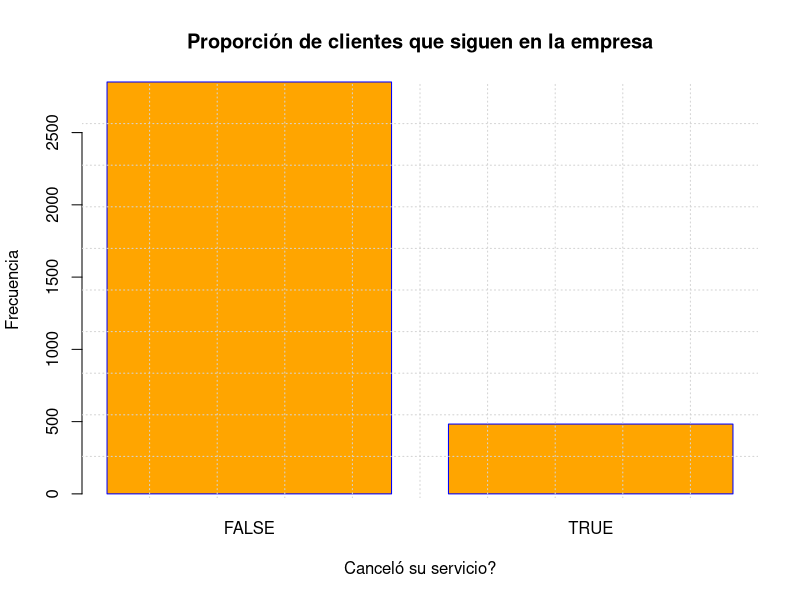
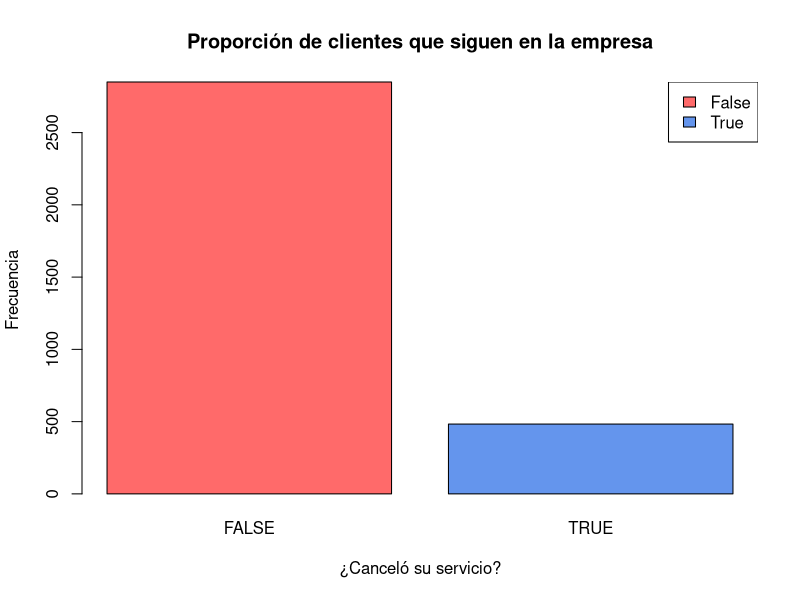
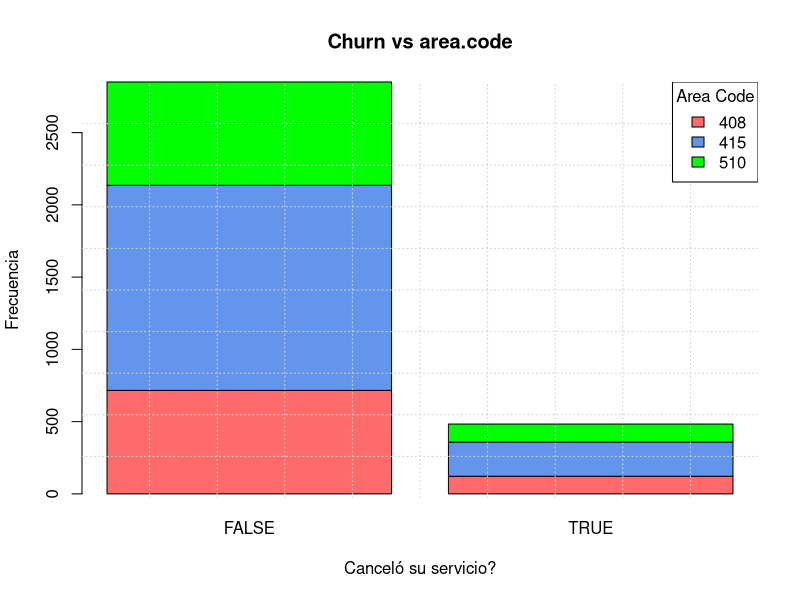
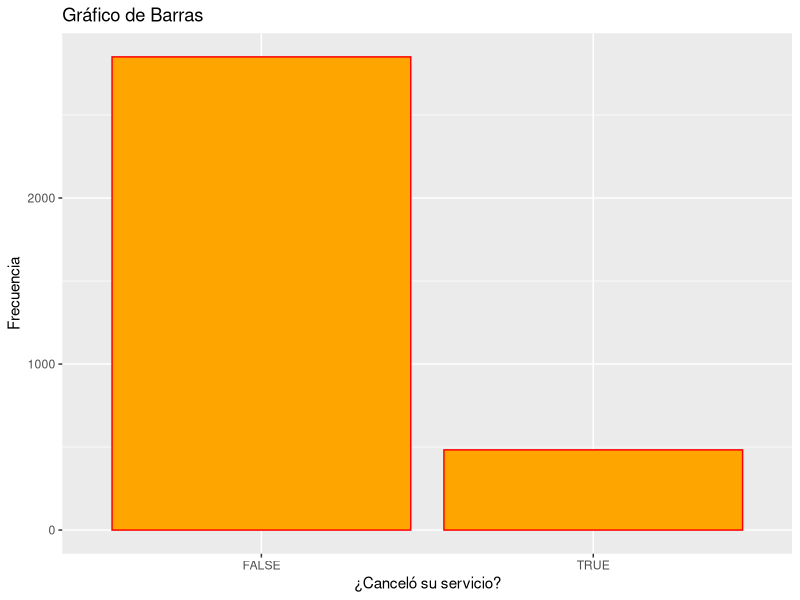
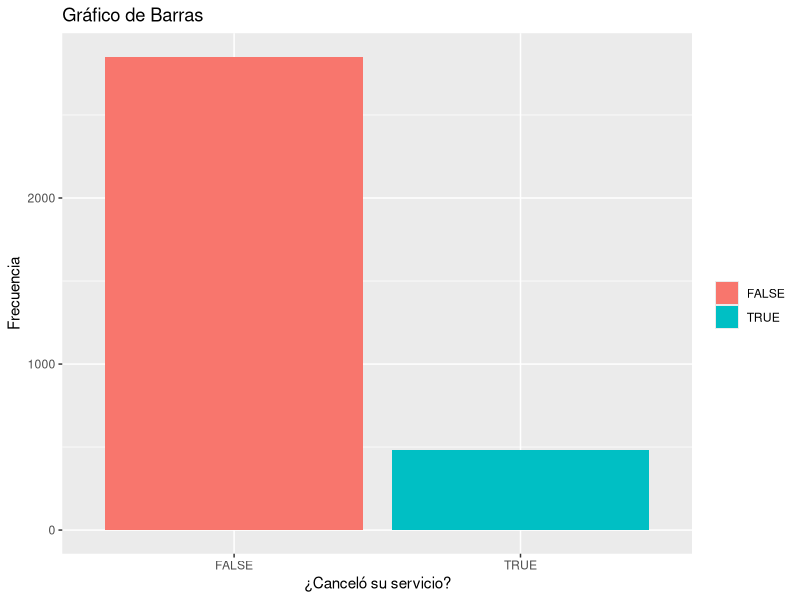
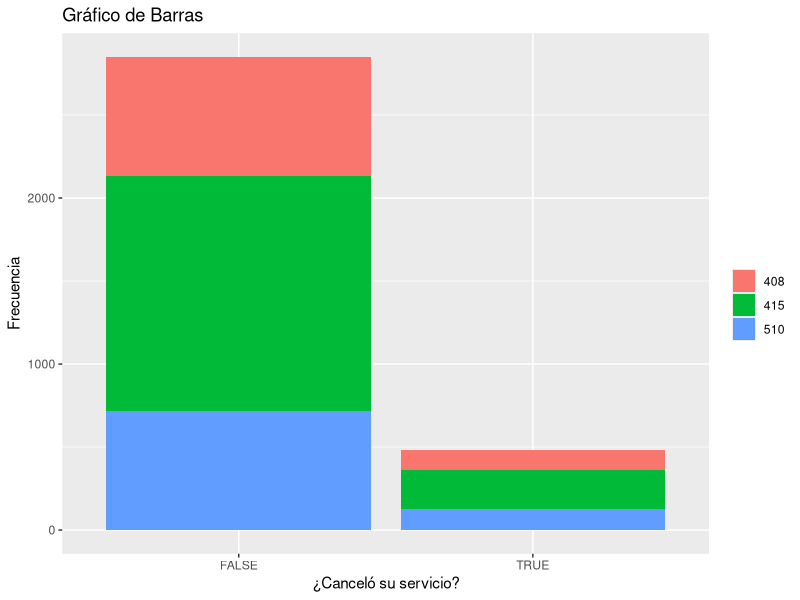
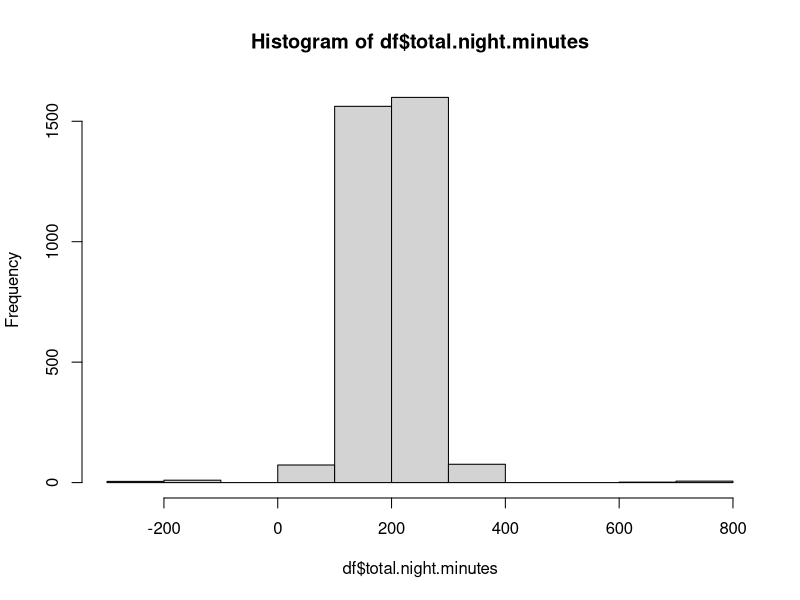
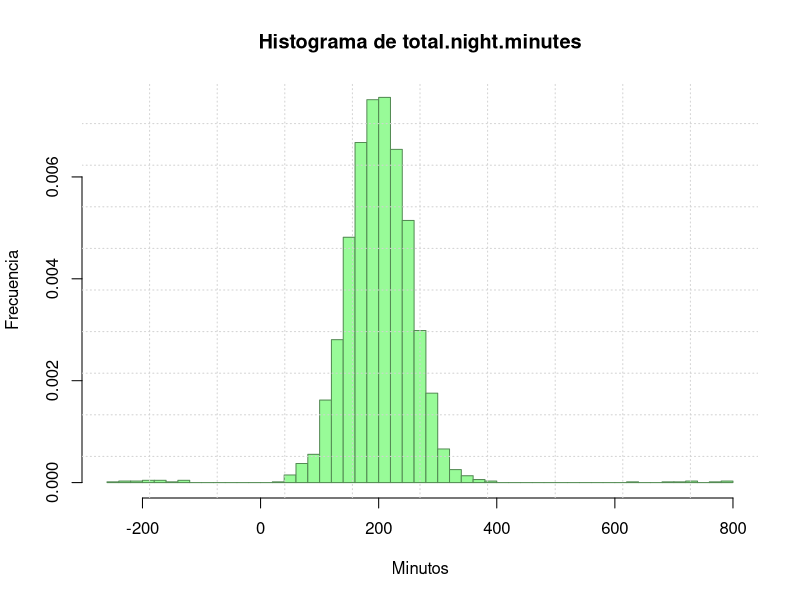

R code for these plots, in order: (Note: this script raises an error after producing the figures.)

    # ############################################################################
    #                       Martes 09 de Marzo 2021 
    #                       Ayudantia con Sergio
    #                    Enfoque hacia la Ciencia de Datos
    # #############################################################################
    
    setwd("C:/Users/GOMEZ/Documents/Ciencias/Inferencia/Estadistica_I/Intro_Data_Science")
    df <- read.csv("telecom.csv")
    
    dim(df) #Tamaño de la tabla # filas, columnas
    colnames(df) #Nombre de las columnas
    categoricas <- c('state', 'area.code', 'internacional.plan', 'voice.mail', 'churn')
    continuas <- c("account.length", 'number.vmail.messages', 'total.day.minutes', 
                   "total.day.calls", "total.day.charge", "total.eve.minutes", 
                   "total.eve.calls", "total.eve.charge", "total.night.minutes", 
                   "total.night.calls", "total.night.charge", "total.intl.minutes", 
                   "total.intl.calls", "total.intl.charge", "customer.service.calls")
    
    sum(duplicated(df))
    
    # Llenar espacios vacíos con NAs
    for(i in colnames(df)){
        df[i][df[i] == ""] = NA
    }


    # Contar la proporción de NAs para cada variable
    # Creamos un nuevo df vacio
    completitud = data.frame() 
    
    for (i in 1:length(colnames(df))) {
        
        #Para cada variable, la pondremos como renglón en la columna de variable, 
        #y pondremos su porcentaje en la columna de completitud.
        completitud[i,'variable'] = colnames(df)[i] #renglón i, columna variable
        completitud[i, 'completitud'] = (sum(is.na(df[,i]))/dim(df)[1])*100
    }
    
    View(completitud)
    
    
    # ##########################################################################
    # 12 de Marzo 2021 
    # Quitamos las variables que tienen más del 20% de los missing values
    
    # Revisar codigo....
    # 
    
    
    table(df$state)
    
    #===================================================================
    #  GRAFICOS
    
    
    # VARIABLES CATEGÓRICAS
    
    # Grafico de Barras
    #-----------------------------------------------
    # Variable churn: nos dice si dejaron la empresa o no
    # False = Siguen en la empresa
    # TRUE = Dejaron la empresa
    # Veamos la porporción de clientes que se mantienen con la empresa
    # Guardamos la tala de frecuencias:
    
    churn_table <- table(df$churn)
    churn_table    
    barplot(churn_table,main = "Proporción de clientes que siguen en la empresa",
            xlab = "Canceló su servicio?", ylab = "Frecuencia", 
            col = "orange", border = "blue")   
    # Vamos a cuadricular el canva:
    grid(10)
    
    # Coloreamos por respuesta:
    barplot(churn_table,main = "Proporción de clientes que siguen en la empresa",
            xlab = "¿Canceló su servicio?", ylab = "Frecuencia", 
            col = c("indianred1","cornflowerblue")) 
    
    # En la leyenda(Posición donde se quiera, name, fill( le pone los colores para las etiquetas))
    legend(x = "topright", legend = c("False", "True"), fill =  c("indianred1","cornflowerblue"))
    
    
    #-------------------------------------------------
    
    # Nota: para identificar automoaticamente nuestros colores y no hacerlo manual y evitar equivocarnos,
    # Creamos una pañeta de colores o un vector que contenga lo colores que queremos:
    colores = c("indianred1","cornflowerblue", "green")
    
    # Variable: area.code
    table(df$area.code)
    churn_area.code <- table(df$area.code, df$churn)
    churn_area.code #Hay 3 areas ( 408, 415, 510)
    
    # Veamos la proporción de cada area:

    barplot(churn_area.code,main = "Churn vs area.code",
            xlab = "Canceló su servicio?", ylab = "Frecuencia", 
            col = colores) 
    
    # Notemos que la gráfica anterior está horrible no tiene ni etiquetas de
    # que sgnifican los colores, entonces vamos a agregarlos

    grid(10)
    legend(x="topright", legend = rownames(churn_area.code),
           fill = colores, title = "Area Code")
    
    
    #============================================================================
    # GRÁFICOS CON GGPLOT
    # ggplot(base, ejes) + tipo de gráfico() +
    
    library(ggplot2)
    
    ggplot(data = df, aes(x = churn))+
        geom_bar(color = "red", fill = "orange") +
        xlab("¿Canceló su servicio?") +
        ylab("Frecuencia")+
        ggtitle("Gráfico de Barras")

    # Ahora colores por respuesta:
    # Aquí ponemos a las categóricas como factor y así jalará cada color por factor
    ggplot(data = df, aes(x = churn, fill = as.factor(churn)))+
        geom_bar() +
        xlab("¿Canceló su servicio?") +
        ylab("Frecuencia")+
        ggtitle("Gráfico de Barras") +
        labs(fill = "") #Para que el titulo de las etiquetas sea un string vacio.
    
    # Ahora con area.code
    # Lo cual me dividirá por colores como factores de acuerdo al tipod de area.code
    ggplot(data = df, aes(x = churn, fill = as.factor(area.code)))+
        geom_bar() +
        xlab("¿Canceló su servicio?") +
        ylab("Frecuencia")+
        ggtitle("Gráfico de Barras") +
        labs(fill = "")

    
    ############################################################################
    # 19 de Mayo de 2020
    # Variables Continuas
    
    hist(df$total.night.minutes)
    hist(df$total.night.minutes, freq = F, breaks = 50, main = "Histograma de total.night.minutes",
         xlab = "Minutos", ylab = "Frecuencia", col = "palegreen",
         border = "palegreen4")
    grid(10)    

    #Para poner dos graficos en el mismo canv
    par(mfrow = c(1,2))   
    
    hist(df[df$churn == 'True',]$total.night.minutes, breaks = 50, freq = F,
         main = "Histograma de total.night.minutes para False",
         xlab = "Minutes", ylab= "Frecuencia", col = "steelblue4",
         border = "black", xlim = c(-200,800))
    
    
    
    # ############################################################################
    # Viernes 28 de Mayo de 2021
    # Continuacion

    
    ggplot(df) +
        geom_histogram(bins = 50, aes(x= total.night.minutes), fill = 'palegreen', col = 'blue') +
        xlab('Minutos') +
        ylab('Frecuencia') +
        ggtitle("Histograma de total.night.minutes")
    
    
    # Graficar total.night.minutes vs churn
    ggplot(df) +
        geom_histogram(bins = 50, aes(x = total.night.minutes, fill = churn), color = 'white') +
        xlab('Minutos') +
        ylab('Frecuencia') +
        ggtitle("Histograma de total.night.minutes") +
        labs(fill = 'Variable Churn')
    
    # Graficar histogramas de totla.night.minutes por cada categoria
    ggplot(df) +
        geom_histogram(bins = 50, aes(x = total.night.minutes, fill = churn), color = 'black') +
        facet_grid(churn~. ,scales = "free") + #Graficar por filas de acuerdo a la categoria churn
        xlab("carat") +
        ylab("frecuencia") +
        ggtitle("Histograma de la variable carat para los distintos cut") +
        labs(fill = "cut")
    
    
    # ##########################################################################
    # ##########################################################################
    #                GRAFICSO DE DENSIDAD
    
    par(mfrow = c(1,1)) #Partimos el canvas, aqui para hacer un solo grafico
    
    plot(density(df$total.night.minutes), main = "Densidad de la variable total.night.minutes",
         xlab ="Minutes", ylab = "Densidad", col = "blue", lwd = 3)
    grid(10)
    
    
    plot(density(df$total.night.minutes), main = "Densidad de la variable total.night.minutes",
         xlab ="Minutes", ylab = "Densidad", col = "blue", lwd = 3)
    grid(10)
    
    
    
    
    
    
    